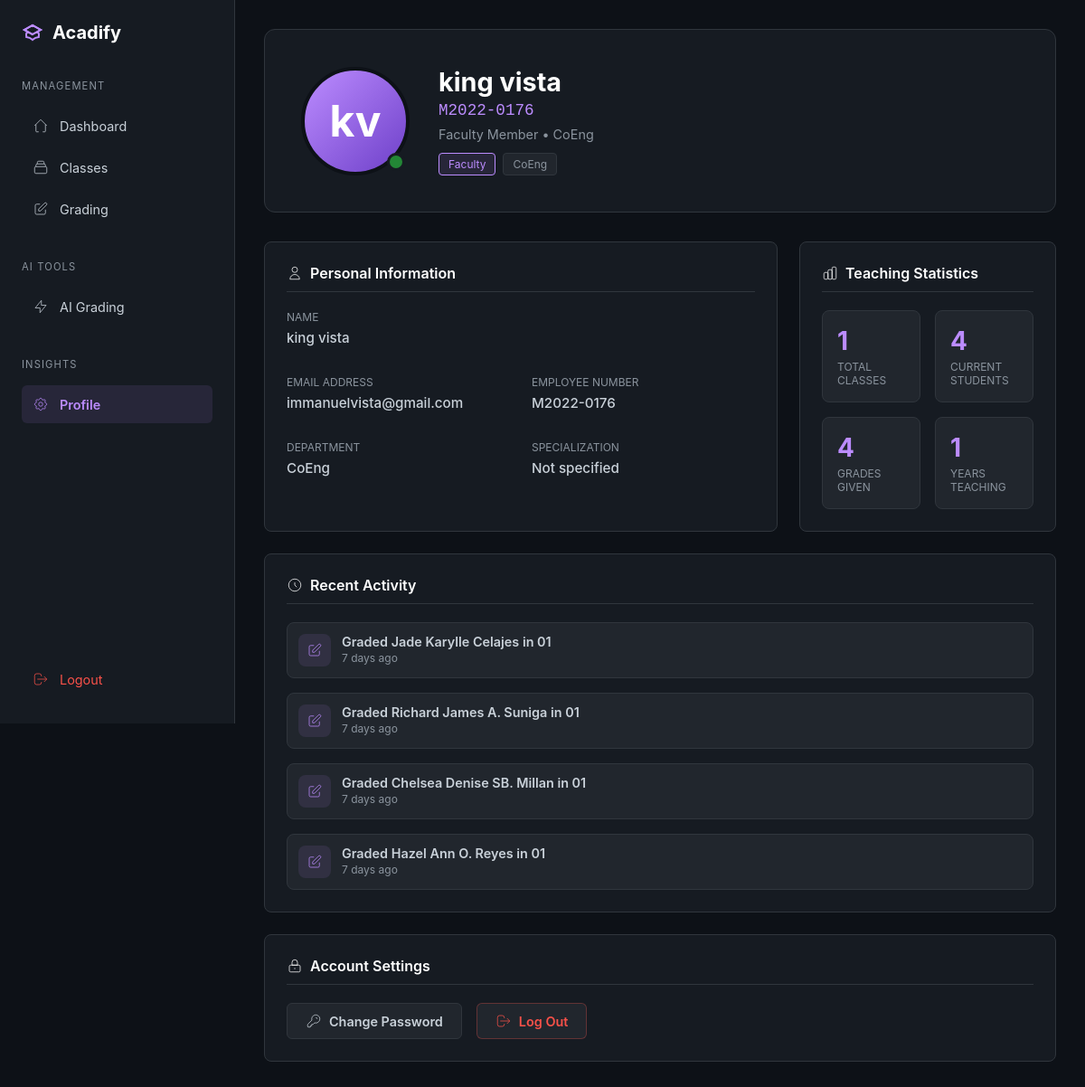
Screenshot of /teacher/profile (signed in) with the database file from the repository.
### models.py (models this page shows, shortened)
class Teacher(db.Model):
    __tablename__ = 'teacher'
    id = db.Column(db.Integer, primary_key=True)
    user_id = db.Column(db.Integer, db.ForeignKey('user.id'), nullable=False, unique=True)
    employee_number = db.Column(db.String(50), unique=True, nullable=False, index=True)
    first_name = db.Column(db.String(100), nullable=False)
    last_name = db.Column(db.String(100), nullable=False)
    department = db.Column(db.String(100), nullable=False)
    specialization = db.Column(db.String(200), nullable=True)
    created_at = db.Column(db.DateTime, default=datetime.utcnow)
    classes = db.relationship('Class', backref='teacher', lazy='dynamic')
    def get_full_name(self):
        return f"{self.first_name} {self.last_name}"

class User(UserMixin, db.Model):
    __tablename__ = 'user'
    id = db.Column(db.Integer, primary_key=True)
    email = db.Column(db.String(120), unique=True, nullable=False, index=True)
    password = db.Column(db.String(255), nullable=False)
    role = db.Column(db.String(20), nullable=False)  # 'admin', 'teacher', 'student'
    created_at = db.Column(db.DateTime, default=datetime.utcnow)
    student_profile = db.relationship('Student', backref='user', uselist=False, cascade='all, delete-orphan')
    teacher_profile = db.relationship('Teacher', backref='user', uselist=False, cascade='all, delete-orphan')

### blueprints/teacher/routes.py (the view)
@teacher_bp.route('/profile')
@teacher_required
def profile():
    teacher = current_user.teacher_profile
    total_classes = Class.query.filter_by(teacher_id=teacher.id).count()
    current_students = db.session.query(func.count(func.distinct(Enrollment.student_id)))\
        .join(Class).filter(
            Class.teacher_id == teacher.id,
            Class.school_year == Config.get_current_school_year(),
            Class.semester == Config.get_current_semester(),
            Enrollment.status == 'enrolled'
        ).scalar() or 0
    total_grades_given = Grade.query.join(Test).join(Class).filter(
        Class.teacher_id == teacher.id,
        Grade.final_grade.isnot(None)
    ).count()
    years_teaching = max(1, (datetime.utcnow() - teacher.created_at).days // 365) if teacher.created_at else 1
    recent_grades = Grade.query.join(Test).join(Class).filter(
        Class.teacher_id == teacher.id,
        Grade.graded_at.isnot(None)
    ).order_by(Grade.graded_at.desc()).limit(10).all()
    recent_activities = []
    for grade in recent_grades:
        time_diff = datetime.utcnow() - grade.graded_at
        if time_diff < timedelta(minutes=60):
            time_ago = f"{time_diff.seconds // 60} minutes ago"
        elif time_diff < timedelta(hours=24):
            time_ago = f"{time_diff.seconds // 3600} hours ago"
        else:
            time_ago = f"{time_diff.days} days ago"
        recent_activities.append({
            'description': f"Graded {grade.student.get_full_name()} in {grade.test.class_.effective_subject_code}",
            'time_ago': time_ago
        })
    if not recent_activities:
        recent_activities = [
            {'description': 'No recent grading activity', 'time_ago': 'Start grading to see activity here'}
        ]
    stats = {
        'total_classes': total_classes,
        'current_students': current_students,
        'total_grades_given': total_grades_given,
        'years_teaching': years_teaching
    }
    return render_template(
        'teacher/profile.html',
        teacher=teacher,
        stats=stats,
        recent_activities=recent_activities
    )

### app.py (called while the page is built)
def create_app(config_name='development'):
    app = Flask(__name__)
    app.config.from_object(config[config_name])
    db.init_app(app)
    migrate.init_app(app, db)
    login_manager.init_app(app)
    bcrypt.init_app(app)
    login_manager.login_view = 'auth.login'  # Redirect to login page if not authenticated
    login_manager.login_message = 'Please log in to access this page.'
    login_manager.login_message_category = 'info'
    @login_manager.user_loader
    def load_user(user_id):
        from models import User
        return User.query.get(int(user_id))
    register_blueprints(app)
    register_error_handlers(app)
    with app.app_context():
        import models
    return app

### blueprints/teacher/routes.py (called while the page is built)
def teacher_required(f):
    from functools import wraps
    @wraps(f)
    @login_required
    def decorated_function(*args, **kwargs):
        if current_user.role != 'teacher':
            flash('Access denied. Teachers only.', 'danger')
            return redirect(url_for('index'))
        return f(*args, **kwargs)
    return decorated_function

### config.py (called while the page is built)
    @staticmethod
    def _auto_calculate_school_year():
        from datetime import datetime
        now = datetime.now()
        year = now.year
        month = now.month
        if month >= 8:  # August onwards = new school year
            return f"{year}-{year + 1}"
        else:  # January to July = previous school year
            return f"{year - 1}-{year}"

    @staticmethod
    def _auto_calculate_semester():
        from datetime import datetime
        month = datetime.now().month
        if 8 <= month <= 12:
            return "1st Semester"
        elif 1 <= month <= 5:
            return "2nd Semester"
        else:  # June-July
            return "Summer"

    @staticmethod
    def get_current_school_year():
        try:
            from models import SystemSettings
            db_value = SystemSettings.get_setting('current_school_year')
            if db_value:
                return db_value
        except:
            pass
        return Config._auto_calculate_school_year()

    @staticmethod
    def get_current_semester():
        try:
            from models import SystemSettings
            db_value = SystemSettings.get_setting('current_semester')
            if db_value:
                return db_value
        except:
            pass
        return Config._auto_calculate_semester()

### models.py (called while the page is built)
    def get_full_name(self):
        return f"{self.first_name} {self.last_name}"

### templates/teacher/profile.html (shortened to what this page needs)
<!DOCTYPE html>
<html lang="en">
<head>
    <link rel="stylesheet" href="{{ url_for('static', filename='responsive.css') }}">
</head>
<body>
    <nav class="sidebar">
        <div class="logo">
            <svg viewBox="0 0 24 24"><path stroke-width="2" d="M12 14l9-5-9-5-9 5 9 5z"/><path stroke-width="2" d="M12 14l9-5-9-5-9 5 9 5zm0 0l6.16-3.422a12.083 12.083 0 01.665 6.479A11.952 11.952 0 0012 20.055a11.952 11.952 0 00-6.824-2.998 12.078 12.078 0 01.665-6.479L12 14z"/></svg>
            <span>Acadify</span>
        </div>
        <div class="nav-group">
            <span class="nav-label">Management</span>
            <a href="{{ url_for('teacher.dashboard') }}" class="nav-item">
                <svg class="icon" viewBox="0 0 24 24"><path d="M3 12l2-2m0 0l7-7 7 7M5 10v10a1 1 0 001 1h3m10-11l2 2m-2-2v10a1 1 0 01-1 1h-3"/></svg>
                <span>Dashboard</span>
            </a>
            <a href="{{ url_for('teacher.classes') }}" class="nav-item">
                <svg class="icon" viewBox="0 0 24 24"><path d="M19 11H5m14 0a2 2 0 012 2v6a2 2 0 01-2 2H5a2 2 0 01-2-2v-6a2 2 0 012-2m14 0V9a2 2 0 00-2-2M5 11V9a2 2 0 012-2m0 0V5a2 2 0 012-2h6a2 2 0 012 2v2M7 7h10"/></svg>
                <span>Classes</span>
            </a>
            <a href="{{ url_for('teacher.grading') }}" class="nav-item">
                <svg class="icon" viewBox="0 0 24 24"><path d="M11 5H6a2 2 0 00-2 2v11a2 2 0 002 2h11a2 2 0 002-2v-5m-1.414-9.414a2 2 0 112.828 2.828L11.828 15H9v-2.828l8.586-8.586z"/></svg>
                <span>Grading</span>
            </a>
        </div>
        <div class="nav-group">
            <span class="nav-label">AI Tools</span>
            <a href="{{ url_for('ocr.ai_grading') }}" class="nav-item">
                <svg class="icon" viewBox="0 0 24 24"><path d="M13 10V3L4 14h7v7l9-11h-7z"/></svg>
                <span>AI Grading</span>
            </a>
        </div>
        <div class="nav-group">
            <span class="nav-label">Insights</span>
            <a href="{{ url_for('teacher.profile') }}" class="nav-item active">
                <span>Profile</span>
            </a>
        </div>
        <a href="{{ url_for('auth.logout') }}" class="nav-item logout">
            <svg class="icon" viewBox="0 0 24 24"><path d="M17 16l4-4m0 0l-4-4m4 4H7m6 4v1a3 3 0 01-3 3H6a3 3 0 01-3-3V7a3 3 0 013-3h4a3 3 0 013 3v1"/></svg>
            <span>Logout</span>
        </a>
    </nav>
    <main class="main-content">
        <section class="profile-header">
            <div class="avatar-container">
                <div class="avatar">{{ teacher.first_name[0] }}{{ teacher.last_name[0] }}</div>
                <div class="status-dot"></div>
            </div>
            <div class="profile-info">
                <h1>{{ teacher.get_full_name() }}</h1>
                <span class="employee-id">{{ teacher.employee_number }}</span>
                <p style="color: var(--text-dim); font-size: 0.9rem;">
                    {{ teacher.specialization if teacher.specialization else 'Faculty Member' }} • {{ teacher.department }}
                </p>
                <div class="profile-tags">
                    <span class="tag faculty">Faculty</span>
                    <span class="tag">{{ teacher.department }}</span>
                </div>
            </div>
        </section>
        <div class="profile-grid">
            <div class="card">
                <h2 class="card-title">
                    <svg class="icon" viewBox="0 0 24 24"><path d="M16 7a4 4 0 11-8 0 4 4 0 018 0zM12 14a7 7 0 00-7 7h14a7 7 0 00-7-7z"/></svg>
                    Personal Information
                </h2>
                <div class="info-group">
                    <div class="field" style="grid-column: span 2;">
                        <label>Name</label>
                        <p>{{ teacher.first_name }} {{ teacher.last_name }}</p>
                    </div>
                    <div class="field">
                        <label>Email Address</label>
                        <p>{{ current_user.email }}</p>
                    </div>
                    <div class="field">
                        <label>Employee Number</label>
                        <p>{{ teacher.employee_number }}</p>
                    </div>
                    <div class="field">
                        <label>Department</label>
                        <p>{{ teacher.department }}</p>
                    </div>
                    <div class="field">
                        <label>Specialization</label>
                        <p>{{ teacher.specialization if teacher.specialization else 'Not specified' }}</p>
                    </div>
                </div>
            </div>
            <div class="card">
                <h2 class="card-title">
                    <svg class="icon" viewBox="0 0 24 24"><path d="M9 19v-6a2 2 0 00-2-2H5a2 2 0 00-2 2v6a2 2 0 002 2h2a2 2 0 002-2zm0 0V9a2 2 0 012-2h2a2 2 0 012 2v10m-6 0a2 2 0 002 2h2a2 2 0 002-2m0 0V5a2 2 0 012-2h2a2 2 0 012 2v14a2 2 0 01-2 2h-2a2 2 0 01-2-2z"/></svg>
                    Teaching Statistics
                </h2>
                <div class="stats-mini-grid">
                    <div class="stat-mini">
                        <div class="stat-mini-value">{{ stats.total_classes }}</div>
                        <div class="stat-mini-label">Total Classes</div>
                    </div>
                    <div class="stat-mini">
                        <div class="stat-mini-value">{{ stats.current_students }}</div>
                        <div class="stat-mini-label">Current Students</div>
                    </div>
                    <div class="stat-mini">
                        <div class="stat-mini-value">{{ stats.total_grades_given }}</div>
                        <div class="stat-mini-label">Grades Given</div>
                    </div>
                    <div class="stat-mini">
                        <div class="stat-mini-value">{{ stats.years_teaching }}</div>
                        <div class="stat-mini-label">Years Teaching</div>
                    </div>
                </div>
            </div>
            <div class="card" style="grid-column: span 2;">
                <h2 class="card-title">
                    <svg class="icon" viewBox="0 0 24 24"><path d="M12 8v4l3 3m6-3a9 9 0 11-18 0 9 9 0 0118 0z"/></svg>
                    Recent Activity
                </h2>
                <div class="activity-list">
                    {% for activity in recent_activities %}
                    <div class="activity-item">
                        <div class="activity-icon">
                            <svg class="icon" viewBox="0 0 24 24"><path d="M11 5H6a2 2 0 00-2 2v11a2 2 0 002 2h11a2 2 0 002-2v-5m-1.414-9.414a2 2 0 112.828 2.828L11.828 15H9v-2.828l8.586-8.586z"/></svg>
                        </div>
                        <div class="activity-content">
                            <div class="activity-title">{{ activity.description }}</div>
                            <div class="activity-time">{{ activity.time_ago }}</div>
                        </div>
                    </div>
                    {% endfor %}
                </div>
            </div>
            <div class="card" style="grid-column: span 2;">
                <h2 class="card-title">
                    <svg class="icon" viewBox="0 0 24 24"><path d="M12 15v2m-6 4h12a2 2 0 002-2v-6a2 2 0 00-2-2H6a2 2 0 00-2 2v6a2 2 0 002 2zm10-10V7a4 4 0 00-8 0v4h8z"/></svg>
                    Account Settings
                </h2>
                <div style="display: flex; gap: 1rem; flex-wrap: wrap;">
                    <button class="btn" onclick="openChangePasswordModal()">
                        <svg class="icon" viewBox="0 0 24 24"><path d="M15 7a2 2 0 012 2m4 0a6 6 0 01-7.743 5.743L11 17H9v2H7v2H4a1 1 0 01-1-1v-2.586a1 1 0 01.293-.707l5.964-5.964A6 6 0 1121 9z"/></svg>
                        Change Password
                    </button>
                    <a href="{{ url_for('auth.logout') }}" class="btn btn-danger">
                        <svg class="icon" viewBox="0 0 24 24"><path d="M17 16l4-4m0 0l-4-4m4 4H7m6 4v1a3 3 0 01-3 3H6a3 3 0 01-3-3V7a3 3 0 013-3h4a3 3 0 013 3v1"/></svg>
                        Log Out
                    </a>
                </div>
            </div>
        </div>
    </main>
</body>
</html>

### static/responsive.css (style rules this page uses)
:root { --sidebar-width: 260px; --sidebar-collapsed: 72px; --transition-speed: 0.25s; }

### rows the page displays
Teacher: first_name "k", last_name "v", get_full_name "king vista", employee_number "M2022-0176", specialization "Faculty Member", department "CoEng", first_name "king", last_name "vista", specialization "Not specified"
User: email "immanuelvista@gmail.com"

### other values shown
{{ stats.total_classes }} "1"
{{ stats.current_students }} "4"
{{ stats.total_grades_given }} "4"
{{ stats.years_teaching }} "1"
{{ activity.description }} "Graded Jade Karylle Celajes in 01" "Graded Richard James A. Suniga in 01" "Graded Chelsea Denise SB. Millan in 01" "Graded Hazel Ann O. Reyes in 01"
{{ activity.time_ago }} "7 days ago" "7 days ago" "7 days ago" "7 days ago"
